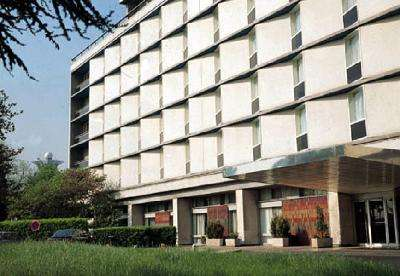
%> input picture Image processing/images/building.jpg, 400 x 276 px
$ octave myhough.m   (GNU Octave 9; MATLAB toolbox functions it lacks are replaced by stand-ins)
%> lines starting %> are read from the running program, lines starting %| are printed output that depends on the picture
clc;
clear all;
close all;

I = imread('images/building.jpg');
%> I is the input picture: size 276x400x3 uint8; mean R, G, B 143, 143.6, 133.8
I = rgb2gray(I);
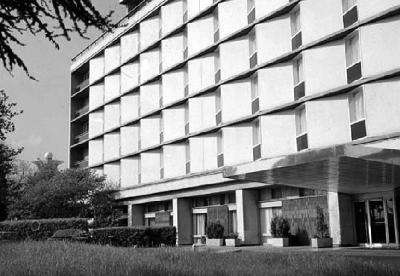
%> I: size 276x400 uint8; min 0, max 255, mean 142.3
rotI = imrotate(I,0,'crop');
subplot 221
fig1 = imshow(rotI);
BW = edge(rotI,'canny');
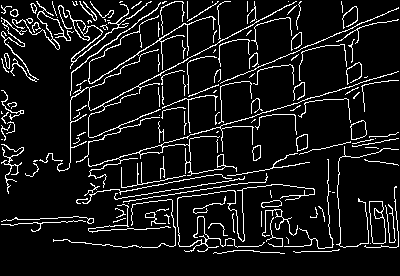
%> BW: size 276x400 logical; 9.3% white in thin lines or dots
title('原图像');
subplot 222
imshow(BW);
[H,theta,rho] = hough(BW);
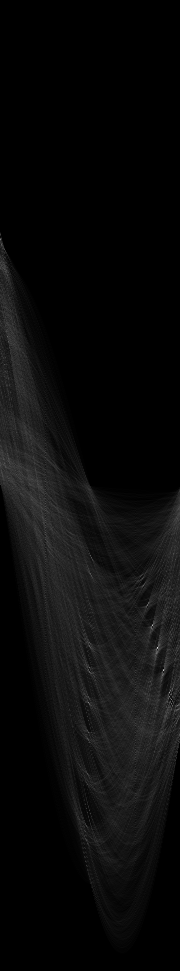
%> H: size 971x180 double; min 0, max 225, mean 10.6
%> theta = 180 values from -90 to 89; rho = 971 values from -485 to 485
title('图像边缘检测');
subplot 223
imshow(imadjust(mat2gray(H)),[],'XData',theta,'YData',rho,...
        'InitialMagnification','fit');
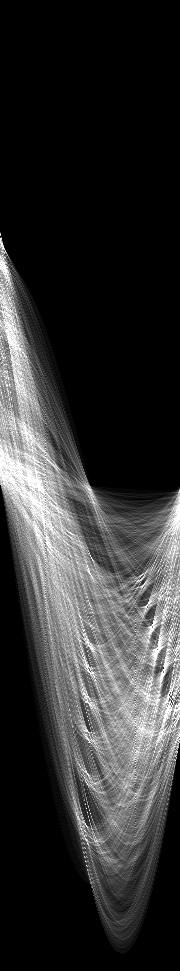
%> displayed picture: size 971x180, on the screen's scale of 0 to 255; min 0, max 255, mean 49.8
xlabel('\theta (degrees)'), ylabel('\rho');
axis on, axis normal, hold on;
colormap(hot)
P = houghpeaks(H,5,'threshold',ceil(0.7*max(H(:))));
%> P = [648 158; 671 164; 626 153; 693 170]
x = theta(P(:,2));
%> x = [67 73 62 79]
y = rho(P(:,1));
%> y = [162 185 140 207]
plot(x,y,'s','color','black');
lines = houghlines(BW,theta,rho,P,'FillGap',5,'MinLength',7);
%> lines = 13 lines; longest, point1 to point2 (x, y): (297, 2) to (92, 111), (159, 110) to (94, 138), (346, 31) to (299, 51), (399, 8) to (353, 28), (294, 53) to (256, 69), (216, 86) to (190, 97)
title('Hough空间');
subplot 224, imshow(rotI), hold on
max_len = 0;
for k = 1:length(lines)
   xy = [lines(k).point1; lines(k).point2];
   plot(xy(:,1),xy(:,2),'LineWidth',2,'Color','green');

   % Plot beginnings and ends of lines
   plot(xy(1,1),xy(1,2),'x','LineWidth',2,'Color','yellow');
   plot(xy(2,1),xy(2,2),'x','LineWidth',2,'Color','red');

   % Determine the endpoints of the longest line segment
   len = norm(lines(k).point1 - lines(k).point2);
   if ( len > max_len)
      max_len = len;
      xy_long = xy;
   end
end
%> this loop made 13 passes
%> (len, max_len, xy_long) on passes 1, 2, 7, 12: (50.16, 50.16, [399 8; 353 28]), (51.08, 51.08, [346 31; 299 51]), (70.77, 70.77, [159 110; 94 138]), (232.2, 232.2, [297 2; 92 111])
%> (xy, len) on passes 3, 4, 5, 6, 8, 9: ([294 53; 256 69], 41.23), ([241 75; 221 84], 21.93), ([216 86; 190 97], 28.23), ([185 99; 164 108], 22.85), ([387 76; 377 79], 10.44), ([328 94; 320 97], 8.54)

% highlight the longest line segment
plot(xy_long(:,1),xy_long(:,2),'LineWidth',2,'Color','red');
title('直线检测');
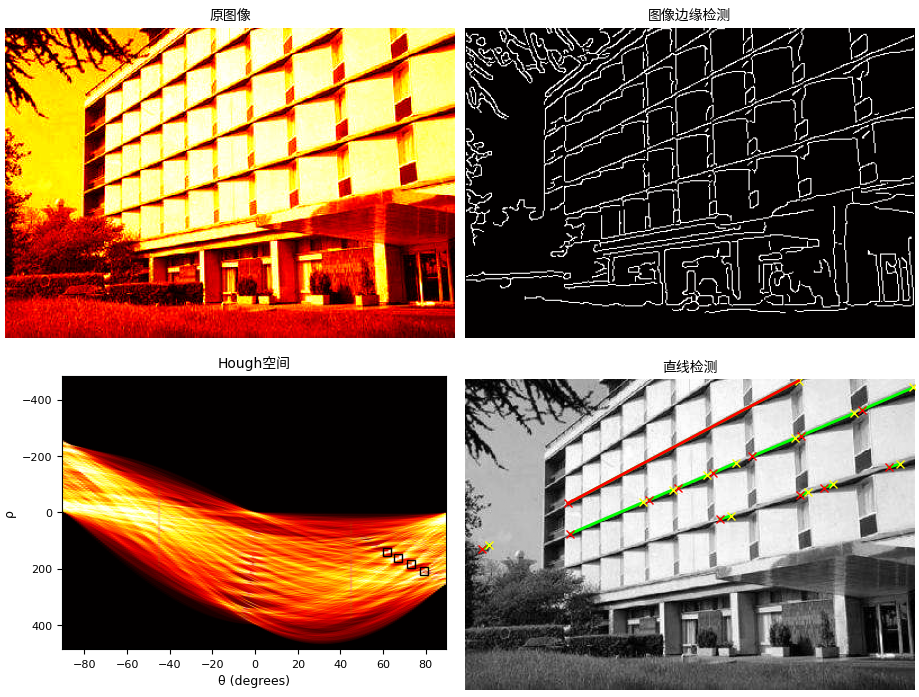
%> figure redrawn from the program's plot data, 4 panels

$ run again, with Image processing/images/baby.jpg copied over Image processing/images/building.jpg
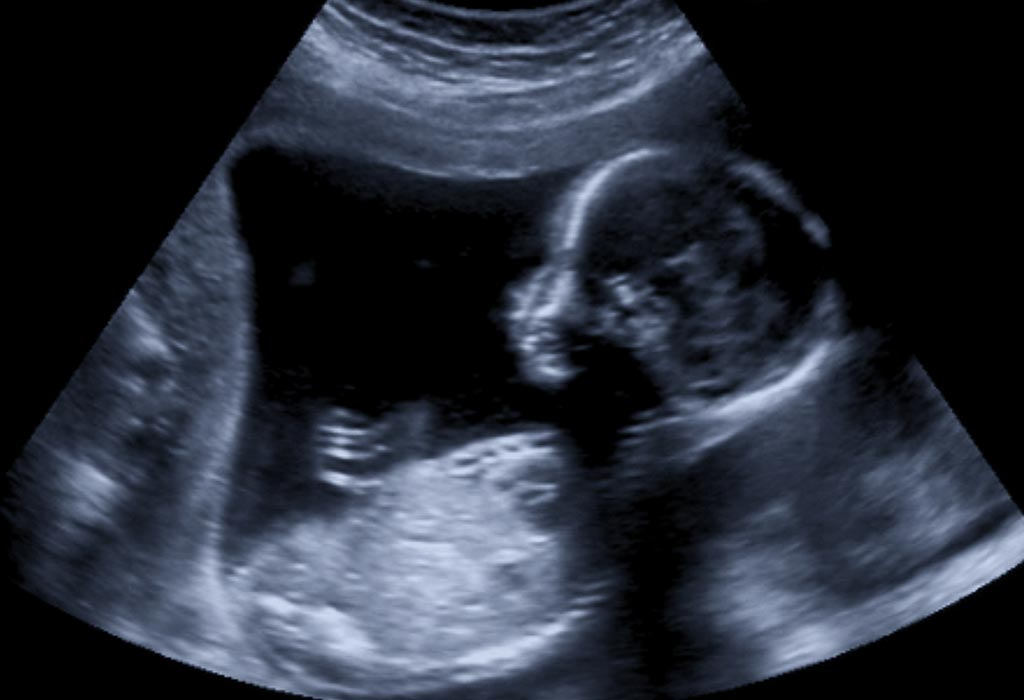
%> input picture Image processing/images/baby.jpg, 1024 x 700 px
%> I is the input picture: size 700x1024x3 uint8; mean R, G, B 40, 45.1, 56.1
%> I: size 700x1024 uint8
%> `BW = edge(rotI,'canny');`:
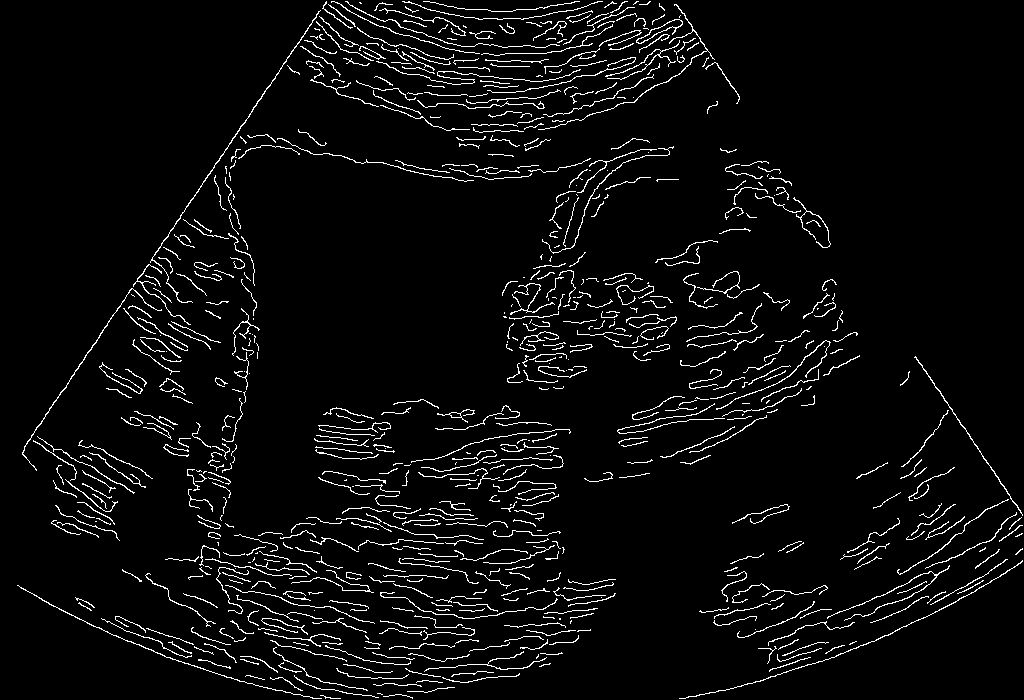
%> BW: size 700x1024 logical; 4.5% white in thin lines or dots
%> theta = 180 values from -90 to 89; rho = 2481 values from -1240 to 1240
%> P = [1511 125]
%> x = 34
%> y = 270
%> lines = 3 lines; point1 to point2 (x, y): (25, 448) to (269, 87), (273, 81) to (298, 44), (302, 38) to (319, 13)
%> the loop `for k = 1:length(lines)` made 3 passes
%> (len, max_len, xy_long) on pass 1: (435.7, 435.7, [25 448; 269 87])
%> `title('直线检测');`:
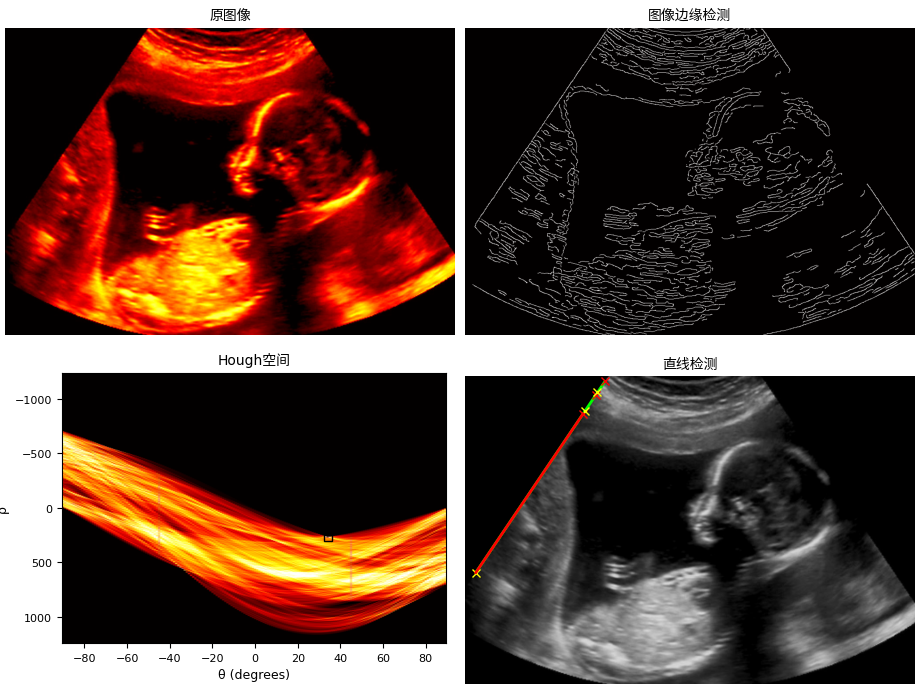
%> figure redrawn from the program's plot data, 4 panels

$ run again, with Image processing/images/blue_image.jpg copied over Image processing/images/building.jpg
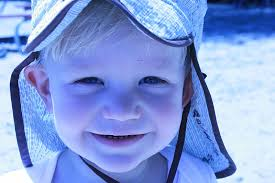
%> input picture Image processing/images/blue_image.jpg, 275 x 183 px
%> I is the input picture: size 183x275x3 uint8; mean R, G, B 130.4, 154.8, 216.3
%> I: size 183x275 uint8
%> `BW = edge(rotI,'canny');`:
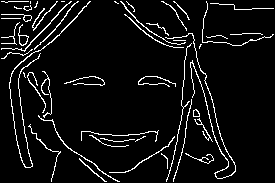
%> BW: size 183x275 logical; 6.5% white in thin lines or dots
%> theta = 180 values from -90 to 89; rho = 659 values from -329 to 329
%> P = [533 104; 487 70; 389 136; 535 101; 376 178]
%> x = [13 -21 45 10 87]
%> y = [203 157 59 205 46]
%> lines = 7 lines; point1 to point2 (x, y): (12, 74) to (61, 24), (193, 62) to (206, 98), (218, 127) to (228, 153), (243, 34) to (259, 34), (231, 35) to (240, 35), (174, 38) to (182, 38), (22, 46) to (30, 46)
%> the loop `for k = 1:length(lines)` made 7 passes
%> (len, max_len, xy_long) on passes 1, 3: (38.28, 38.28, [193 62; 206 98]), (70.01, 70.01, [12 74; 61 24])
%> `title('直线检测');`:
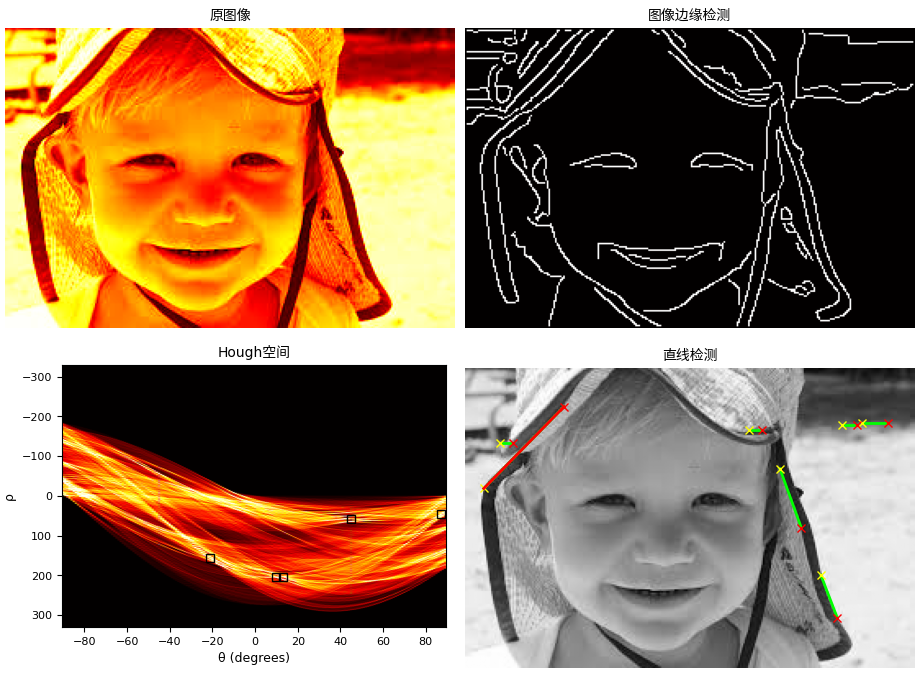
%> figure redrawn from the program's plot data, 4 panels

$ run again, with Image processing/images/chest.jpg copied over Image processing/images/building.jpg
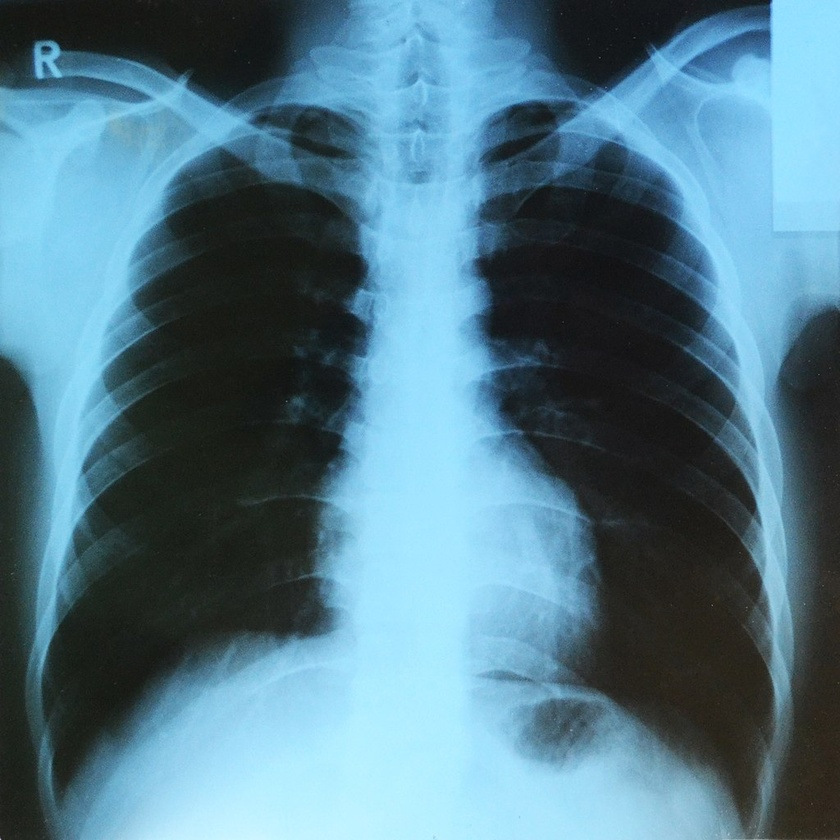
%> input picture Image processing/images/chest.jpg, 840 x 840 px, shrunk from 1024 x 1024 before the run
%> I is the input picture: size 840x840x3 uint8; mean R, G, B 82.4, 120.3, 136.7
%> I: size 840x840 uint8
%> `BW = edge(rotI,'canny');`:
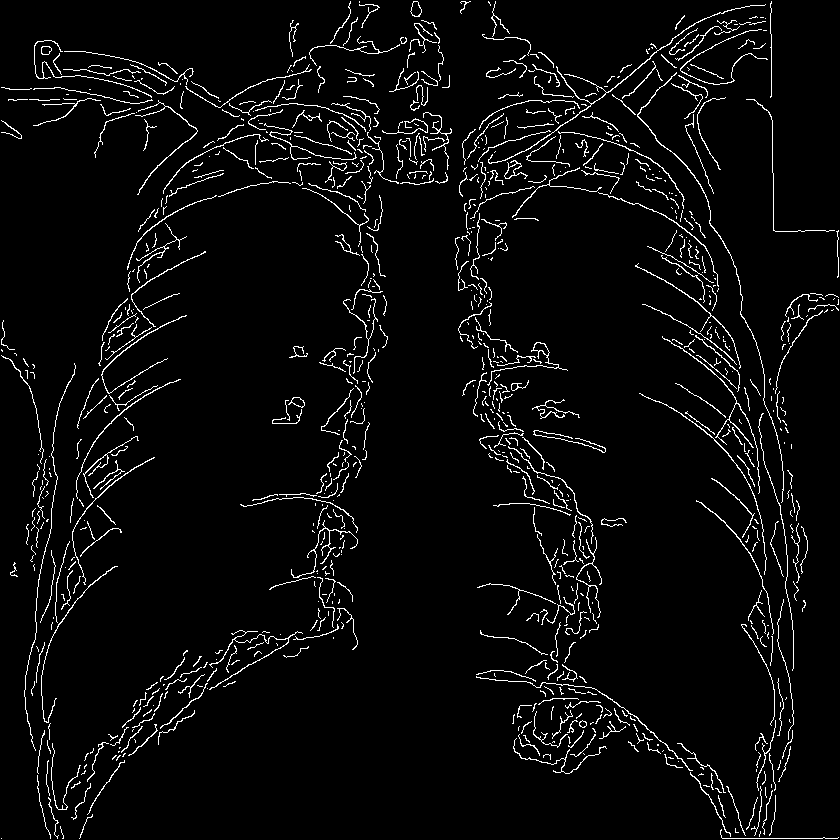
%> BW: size 840x840 logical; 4.3% white in thin lines or dots
%> theta = 180 values from -90 to 89; rho = 2375 values from -1187 to 1187
%> P = [1958 90; 1634 143; 1814 136; 1136 12; 1156 16]
%> x = [-1 52 45 -79 -75]
%> y = [770 446 626 -52 -32]
%> lines = 25 lines; longest, point1 to point2 (x, y): (651, 59) to (573, 120), (772, 35) to (772, 80), (586, 168) to (623, 175), (132, 755) to (157, 731), (122, 472) to (101, 489), (778, 395) to (778, 417)
%> the loop `for k = 1:length(lines)` made 25 passes
%> (len, max_len, xy_long) on passes 1, 2, 7: (8, 8, [771 14; 771 22]), (45, 45, [772 35; 772 80]), (99.02, 99.02, [651 59; 573 120])
%> `title('直线检测');`:
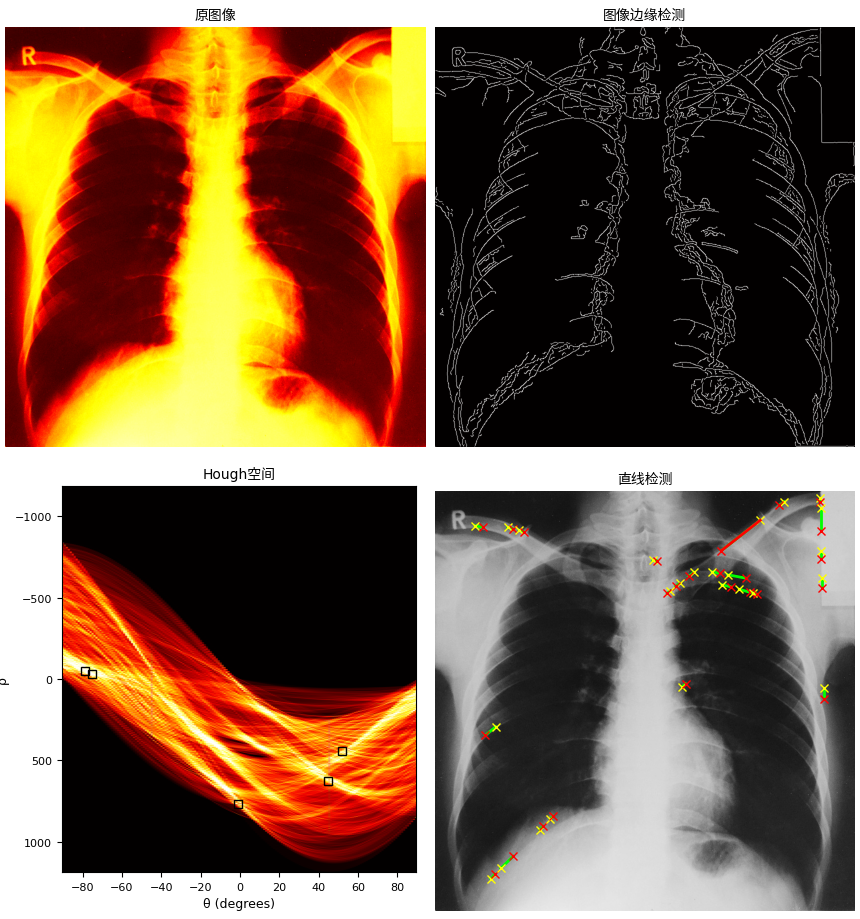
%> figure redrawn from the program's plot data, 4 panels
